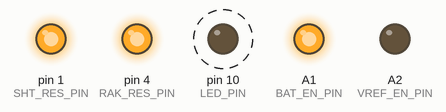
Simulated run of this sketch. Board: Arduino Uno, built with avr-gcc and run on an emulated ATmega328P. Shown: output pins drawn as LEDs (lit = HIGH). Dashed ring = blinking.

Above: at 0.5 s.
Timing chart, 0 to 4.6 s (numbered marks = the images above):
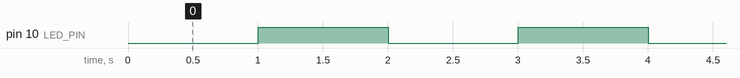

Measured:
- by itself, pin 10 (LED_PIN): alternates HIGH for 1.0 s and LOW for 1.0 s

The sketch:

blinky.ino
```cpp
const uint8_t SHT_ALR_PIN   = 0;  // PD2/RXD1/INT2
const uint8_t SHT_RES_PIN   = 1;  // PD3/TXD1/INT3
const uint8_t RAK_RES_PIN   = 4;   // PD4/ADC8
const uint8_t LED_PIN       = 10;  // PB6/ADC13/PCINT6
const uint8_t BAT_PIN       = A0;  // PF7/ADC7
const uint8_t BAT_EN_PIN    = A1;  // PF6/ADC6
const uint8_t VREF_EN_PIN   = A2;  // PF5/ADC5

void setup() {
  setPins();
}
void loop() {
  digitalWrite(LED_PIN, LOW);
  delay(1000);
  digitalWrite(LED_PIN, HIGH);
  delay(1000);
}
void setPins() {
  pinMode(SHT_ALR_PIN, INPUT);
  pinMode(SHT_RES_PIN, OUTPUT);
  pinMode(RAK_RES_PIN, OUTPUT);
  pinMode(LED_PIN, OUTPUT);
  pinMode(BAT_PIN, INPUT);
  pinMode(BAT_EN_PIN, OUTPUT);
  pinMode(VREF_EN_PIN, OUTPUT);

  digitalWrite(SHT_RES_PIN, HIGH);
  digitalWrite(RAK_RES_PIN, HIGH);
  digitalWrite(LED_PIN, HIGH);
  digitalWrite(BAT_EN_PIN, HIGH);
  digitalWrite(VREF_EN_PIN, LOW);
}
```
